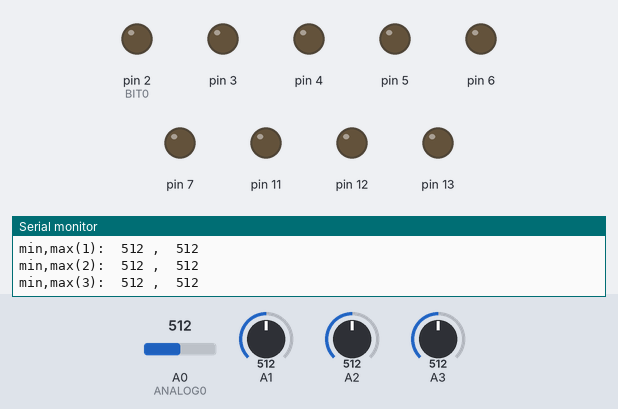
The sketch below on a simulated Arduino Uno, built with avr-gcc and run on an emulated ATmega328P. Parts: output pins drawn as LEDs (lit = HIGH), the last lines printed to the serial monitor. The test bench sets the inputs (shaded band); at power-on: A0 (ANALOG0) = 512, A1 = 512, A2 = 512, A3 = 512. Random numbers use the default seed unless the sketch sets one; pins used as bus, display or sensor lines are not drawn.

Above: at 4.1 s.
4.2 s: A0 (ANALOG0) set to 542
At 6.05 s:
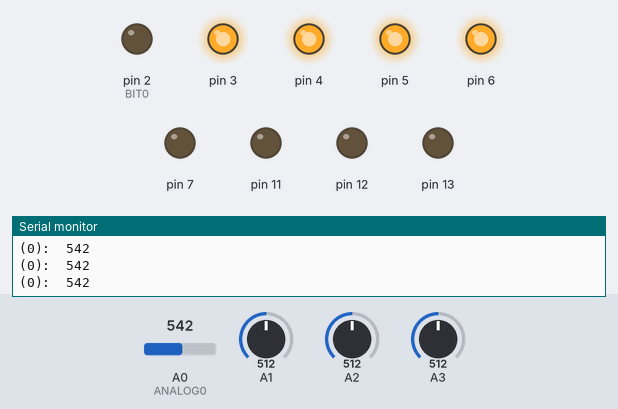
7.2 s: A1 set to 46
10.2 s: A1 set to 39
At 15.05 s:
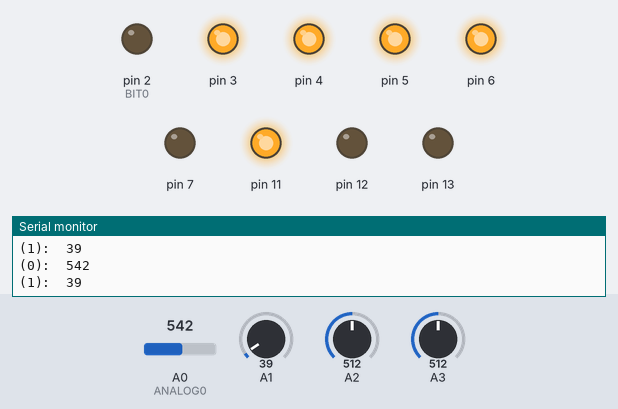
16.2 s: A2 set to 541
19.2 s: A3 set to 716
At 21.06 s:
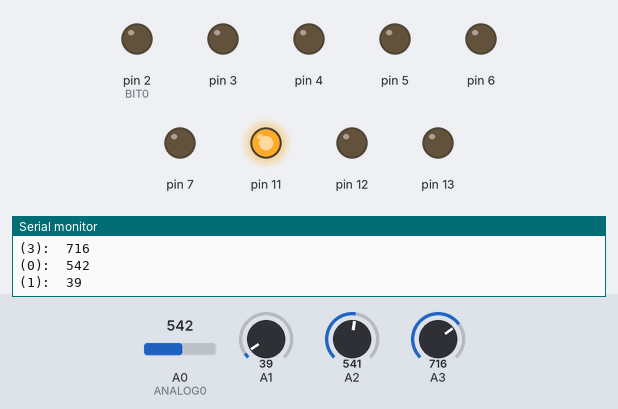
22.2 s: A2 set to 30
At 24.07 s:
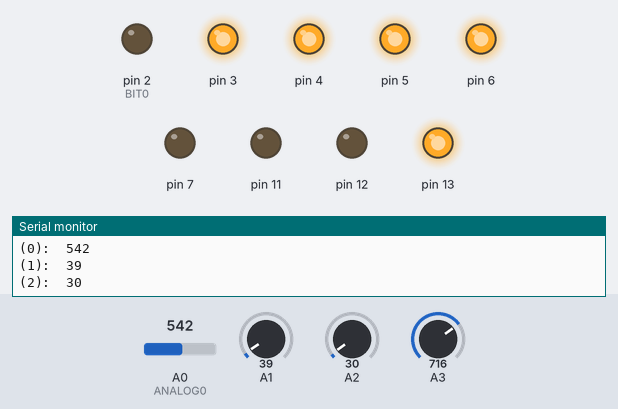
Timing chart, 0 to 25.6 s (numbered marks = the images above; inputs shaded):
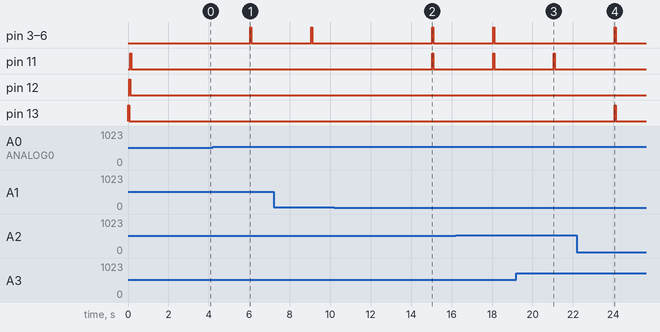

The sketch:

eAnsa.ino
```cpp
// Ventoinha 05 : Com Antenas !!
//
// Pronto...
//
//   Nao usa padroes, mas liga uma regiao inteira por vez, e no maximo 1 regiao
//   (e tem timeout de 3 minutos)


#define DEBUG 1

// pins for analog read
#define ANALOG0 A0

// number of flops and first clock pin
#define NUM_CLKS 4
#define CLK0 10

// bits per flop and first bit pin
#define BPF 6
#define BIT0 2

// period at which we update the flops
#define TIME 3000

// period at which we run a random section/pattern (in milliseconds)
#define TIMEOUT 180000

///////////
// pre-defined patterns

// max size of pattern+1
#define PSIZE 16

// Patterns should have same length for synchronizing interwoven patterns
//
const int8_t P[5][PSIZE] = {
  // clear pattern (probably not used, since memories don' get clocked unless they're active, but ....
  {
    0, 0, 0, 0, 0, 0, 0, 0,0, -1, 0, 0,-1,0,0,0                                                                     }
  ,

  // test patterns
  {
    1, 3, 6,12,24,48,32, 0,0, 0, 0, 0,-1,-1,0,0                                                                     }
  ,
  {
    32,0, 0, 0, 0, 0, 1, 3,6,12,24,48,-1,-1,0,0                                                                     }
  ,

  // simple pattern
  {
    3, 6,12,24,48,-1, -1, 0,0, 0, 0, 0,-1,0,0,0                                                                     }
  ,

  // not a pattern, but turn all fans on in a section for 2*TIME seconds
  {
    30, 30,-1,-1,-1, -1, 0,0, 0, 0, 0,-1,0,0,0                                                                     }


};


// sequence arrays
int8_t V[NUM_CLKS][PSIZE];

// index into V arrays.
// also, -1 if not playing array
int8_t I[NUM_CLKS];

// max sections allowed to run at once
// depends on how many columns we turn on at a time, per section
// 4 only if we have interwoven patterns.... with lots of 0s...
// this will probably be 2...
#define MAXSEC 1

// how many of the 4 sections are active
uint8_t sec_count;

//// sensors
//

// length of running average
#define AVGSIZE 16

// array for keeping values read from sensors
uint16_t    VALS[NUM_CLKS][AVGSIZE];

// array to keep indexes for VALS array.
// we can use the same index for all of them, since we
// will always be updating all the running averages all the time,
// but this is safer.
uint8_t IVALS[NUM_CLKS];

// running sums of values from sensors
unsigned int    SUMS[NUM_CLKS];

// arrays for keeping min/max average for each sensor
unsigned int MAXQ[NUM_CLKS];
unsigned int MINQ[NUM_CLKS];

// cycle counter
uint32_t cycle_count;

// timeout counter
unsigned long last_timeout;


void setup() {

  sec_count = cycle_count = 0;

  // zero V arrays and indexes
  for(short i=0; i<NUM_CLKS; i++) {
    I[i] = -1;
    for(short j=0; j<PSIZE; j++) {
      V[i][j] = P[0][j];
    }
  }

  // zero the clock signals...
  for(short clk=(NUM_CLKS-1); clk>=0; clk--) {
    pinMode(CLK0+clk, OUTPUT);
    digitalWrite(CLK0+clk,LOW);
  }

  // zero the flop inputs
  for (short j=0; j<BPF; j++) {
    pinMode(BIT0+j, OUTPUT);
    digitalWrite(BIT0+j,LOW);
  }

  // clock zeros into flops
  for(short clk=(NUM_CLKS-1); clk>=0; clk--) {
    digitalWrite(CLK0+clk,HIGH);
    delay(50);
    digitalWrite(CLK0+clk,LOW);
  }

  //////
  // sensors...
  //////

  // zero all sums, mins, maxs, indexes, and val arrays
  for(short i=0; i<NUM_CLKS; i++) {
    SUMS[i] = 0;
    MAXQ[i] = 0;
    MINQ[i] = 1024;

    IVALS[i] = 0;

    for(short j=0; j<AVGSIZE; j++){
      VALS[i][j] = analogRead(ANALOG0+i);
      delay(10);
      SUMS[i] += VALS[i][j];
    }
  }


  // take running average for a few seconds to calculate min and max values from sensors
  unsigned int temp_time = millis();

  while((millis()-temp_time) < 2000) {
    // update running sum by
    //    subtracting oldest value from sum,
    //    reading new value into its place in the array, and adding it to sum,
    //    updating index
    // also update min/max averages
    for(int i=0; i<NUM_CLKS; i++) {
      SUMS[i] -= VALS[i][IVALS[i]];
      VALS[i][IVALS[i]] = analogRead(ANALOG0+i);
      delay(10);
      SUMS[i] += VALS[i][IVALS[i]];

      // update index
      IVALS[i] = (IVALS[i]+1)%AVGSIZE;

      unsigned int avg = SUMS[i]/AVGSIZE;

      if(avg > MAXQ[i])
        MAXQ[i] = avg;
      if(avg < MINQ[i])
        MINQ[i] = avg;
    }
  }

  // debug
  if (DEBUG == 1) {
    Serial.begin(9600);
    for(short i=0; i<NUM_CLKS; i++) {
      Serial.print("min,max(");
      Serial.print(i);
      Serial.print("):  ");
      Serial.print(MINQ[i]);
      Serial.print(" ,  ");
      Serial.print(MAXQ[i]);

      Serial.println("\n");
    }

  }

}   // setup()


void loop() {

  // if we go TIMEOUT millis without a signal... load a random section
  // (this is redundant: shouldn't be able to have sec_count != 0 when last_timeout > TIMEOUT, but....
  if((sec_count == 0) && ((millis() - last_timeout) > TIMEOUT)) {
    last_timeout = millis();

    short i = (short)(random(0,NUM_CLKS));

    if(DEBUG == 1){
      Serial.print("TIMEOUT!! Loading section");
      Serial.println(i);
    }

    // load pattern
    // right now this is 4 columns at a time
    for(short j=0; j<PSIZE; j++){
      V[i][j] = P[4][j];
    }

    // turn itself on by updating index
    // (code below will deal with the rest)
    // we're here because sec_count == 0,
    // so all I[n]==-1. Make it 0 by adding 1.
    I[i] = I[i] + 1;

    // update section counter
    sec_count += 1;

  }


  // at every TIME millis, load a new number onto flops...
  if(millis()/TIME != cycle_count) {
    cycle_count = millis()/TIME;


    // i = NUM_CLKS --> 0   because of how we wired the memories to the arduino
    //     and because of how we attached the boards to the dress...
    for(int i=(NUM_CLKS-1); i>=0; i--) {

      // if this section is active... do some stuff
      // else do nothing (?????)
      if(I[i] > -1) {

        if(DEBUG ==1){
          Serial.print("section ");
          Serial.print(i);
          Serial.println(" active");

        }
        // whatever number is in this index hasn't been processed yet...
        short temp = V[i][(I[i])];

        // if value is -1, we're at the end of a pattern : stop pattern
        //   clear array
        //   clear memory
        //   decrease sc
        //   put index at -1
        //   update last_timeout
        if(temp == -1) {

          if(DEBUG ==1){
            Serial.print("END of section ");
            Serial.println(i);
          }


          // clear index
          I[i] = -1;

          // clear array
          for(short j=0; j<PSIZE; j++){
            V[i][j] = P[0][j];
          }

          // clear arduino pins
          for (int j=0; j<BPF; j++) {
            digitalWrite(BIT0+j,LOW);
          }
          // send clock signal and load 0's into memory
          digitalWrite(CLK0+i,HIGH);
          delay(50);
          digitalWrite(CLK0+i,LOW);

          // decrease section count
          sec_count -= 1;

          // last_timeout becomes last time we turned off a section
          last_timeout = millis();

        }

        // active and in the middle of a pattern
        //    load present number into memory
        //    update index
        else {
          if(DEBUG ==1){
            Serial.print("NOT end of section ");
            Serial.println(i);
          }


          // iterate over bits and set arduino pins
          for (short j=0; j<BPF; j++) {
            short thisBit = ((temp>>j)&0x1);
            digitalWrite(BIT0+j,(thisBit==0)?LOW:HIGH);
          }
          // send clock signal and load memory
          digitalWrite(CLK0+i,HIGH);
          delay(50);
          digitalWrite(CLK0+i,LOW);

          // paranoia : iterate over bits and set arduino pins to 0
          for (int j=0; j<BPF; j++) {
            digitalWrite(BIT0+j,LOW);
          }

          // we know that temp != -1, so assume we're not at the last element,
          // and we can just +1 the index
          I[i] = I[i] + 1;
        }

      }

    }

  }


  // at always...
  //     check sensors, and update the running average
  for(short i=0; i<NUM_CLKS; i++) {
    SUMS[i] -= VALS[i][IVALS[i]];
    VALS[i][IVALS[i]] = analogRead(ANALOG0+i);
    delay(1);
    SUMS[i] += VALS[i][IVALS[i]];

    // update index
    IVALS[i] = (IVALS[i]+1)%AVGSIZE;
  }


  // at always...
  // if num of active sections sec_count < MAXSEC
  // check antenas for new signals
  // if new signal (cell phone present and the section is off),
  //    load pattern into V
  //    update sec_counter
  //    change index at section to 0 so code above can start the pattern


  if((DEBUG == 1)) {
    for(short i=0; i<NUM_CLKS; i++) {

      unsigned int avg = (unsigned int)(SUMS[i]/AVGSIZE);

      /*
      Serial.print("avg ");
       Serial.print(i);
       Serial.print(" = ");
       Serial.println(avg);
       */

      if((avg > (MAXQ[i]+16)) || (avg < (MINQ[i]-16))) {

        Serial.print("(");
        Serial.print(i);
        Serial.print("):  ");
        Serial.print(avg);
        Serial.print("\n");

      }
    }
  }

  /*
  Serial.print( 0xff, BYTE);
   Serial.print( (avg >> 8) & 0xff, BYTE);
   Serial.print( avg & 0xff, BYTE);
   */


  if(DEBUG == 1) {

    // if less than MAXSEC check current running average signals...
    if(sec_count < MAXSEC){

      // check current running average
      // if section off and (avg<min or avg>max) : turn it on
      for(short i=(NUM_CLKS-1); (i>=0)&&(sec_count<MAXSEC); i--) {

        unsigned int avg = (unsigned int)(SUMS[i]/AVGSIZE);

        if(DEBUG == 1){
        }

        // if this section is off and there's cell phone : turn section on
        //     load pattern into V
        //     update index
        //     sec_count++
        if( (I[i] == -1) && ((avg > (MAXQ[i]+16)) || (avg < (MINQ[i]-16))) ) {

          if(DEBUG ==1){
            Serial.print("avg ");
            Serial.print(i);
            Serial.print(" = ");
            Serial.println(avg);

            Serial.print("MAX,MIN( ");
            Serial.print(i);
            Serial.print(") = ");
            Serial.print(MAXQ[i]);
            Serial.print(", ");
            Serial.println(MINQ[i]);

            Serial.print("detected signal at section ");
            Serial.print(i);
            Serial.println(" loading pattern");
          }


          // load pattern
          // right now this is 4 columns at a time
          for(short j=0; j<PSIZE; j++){
            V[i][j] = P[4][j];
          }

          // turn itself on by updating index
          // (code above will deal with the rest)
          // we're here because I[i]==-1, so make it 0 by adding 1.
          I[i] = I[i] + 1;

          // update section counter
          sec_count += 1;
        }
      }

    }

  }


}   // loop()
```

Measured:
- the behaviour switches between 528 and 529 on A0 (ANALOG0) (found by bisection; images 0 and 1)
- the behaviour switches between 42 and 41 on A1 (found by bisection; images 1 and 2)
- after the input at 4.2 s, pin 3–6: LOW → HIGH after 1.8 s, → LOW 0.05 s later
